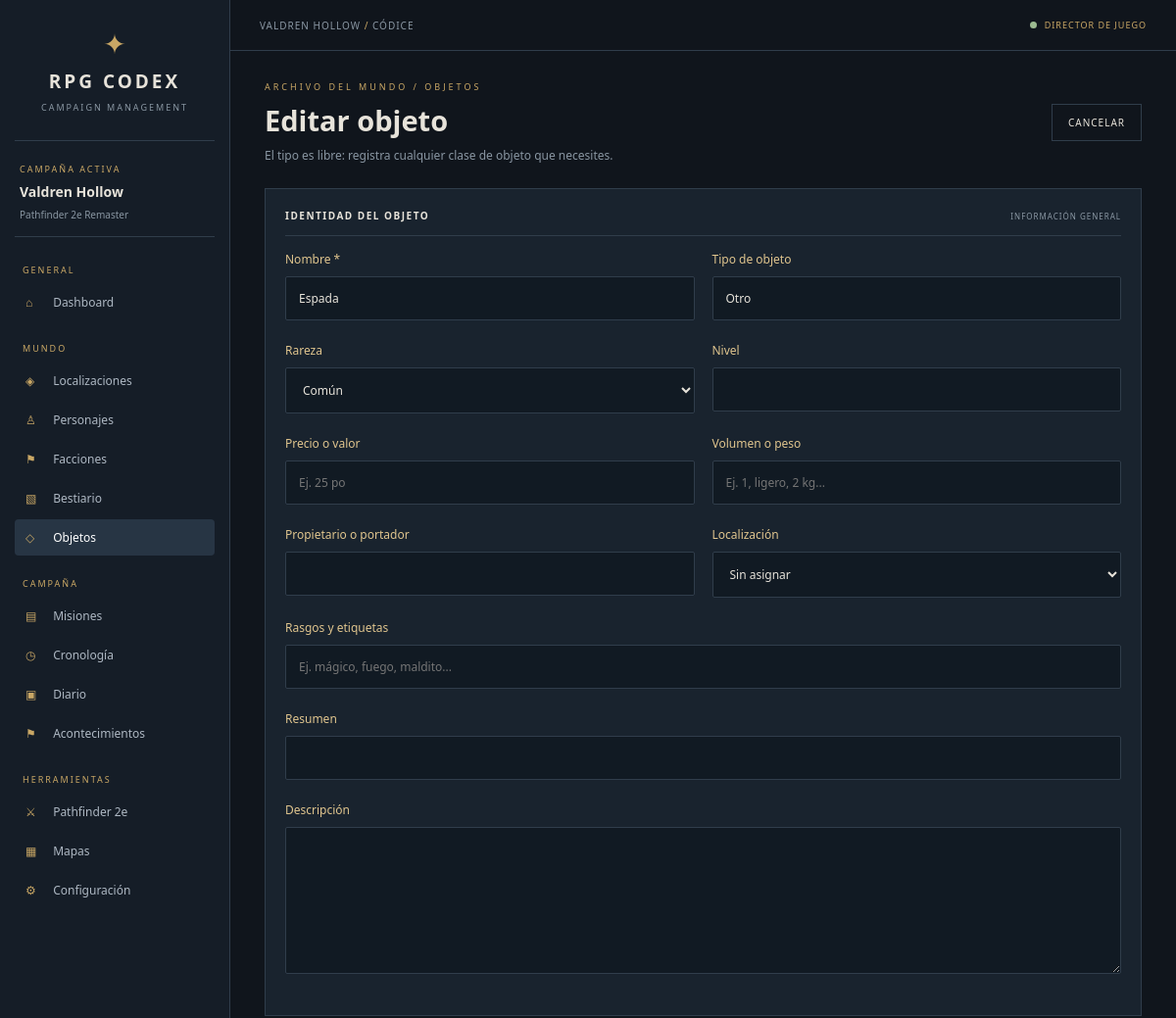
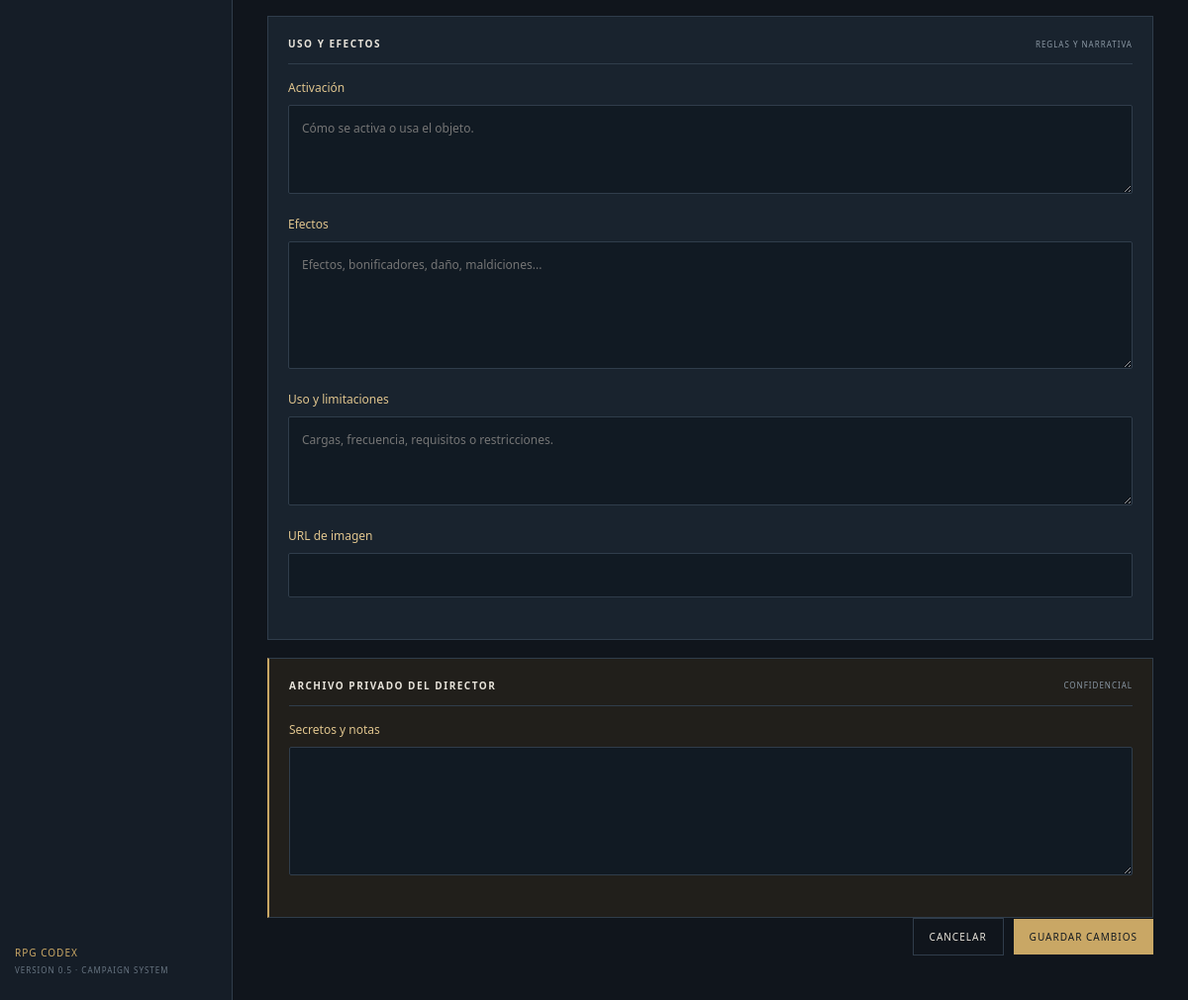
The app's page /items/1/edit with its own data (2 pictures, top to bottom).
### tables this page shows
CREATE TABLE items (
                id INTEGER PRIMARY KEY AUTOINCREMENT,
                campaign_id INTEGER NOT NULL,
                location_id INTEGER,
                name TEXT NOT NULL,
                item_type TEXT NOT NULL DEFAULT 'Otro',
                rarity TEXT NOT NULL DEFAULT 'Común',
                level INTEGER,
                price TEXT DEFAULT '',
                bulk TEXT DEFAULT '',
                traits TEXT DEFAULT '',
                summary TEXT DEFAULT '',
                description TEXT DEFAULT '',
                activation TEXT DEFAULT '',
                effects TEXT DEFAULT '',
                usage TEXT DEFAULT '',
                owner TEXT DEFAULT '',
                image_url TEXT DEFAULT '',
                secret_notes TEXT DEFAULT '',
                created_at TIMESTAMP DEFAULT CURRENT_TIMESTAMP,
                updated_at TIMESTAMP DEFAULT CURRENT_TIMESTAMP,
                FOREIGN KEY (campaign_id) REFERENCES campaigns(id)
                    ON DELETE CASCADE,
                FOREIGN KEY (location_id) REFERENCES locations(id)
                    ON DELETE SET NULL
            );

### app.py (the view, shortened to what this page needs)
@app.route("/items/<int:item_id>/edit", methods=["GET", "POST"])
def item_edit(item_id):
    campaign = get_campaign()
    db = get_db()
    item = get_item_or_404(item_id, campaign["id"])
    locations_for_form = character_locations(campaign["id"])
    return render_template("items/form.html", item=item, locations=locations_for_form)

### app.py (called while the page is built)
def get_campaign():
    return get_db().execute("SELECT * FROM campaigns ORDER BY id LIMIT 1").fetchone()

def character_locations(campaign_id):
    return get_db().execute("SELECT id, name FROM locations WHERE campaign_id = ? ORDER BY name COLLATE NOCASE", (campaign_id,)).fetchall()

def get_item_or_404(item_id, campaign_id):
    item = get_db().execute("SELECT * FROM items WHERE id = ? AND campaign_id = ?", (item_id, campaign_id)).fetchone()
    if item is None:
        abort(404)
    return item

### database.py (called while the page is built)
def get_db():
    if "db" not in g:
        DATABASE_DIR.mkdir(parents=True, exist_ok=True)
        g.db = sqlite3.connect(DATABASE_PATH)
        g.db.row_factory = sqlite3.Row
        g.db.execute("PRAGMA foreign_keys = ON")
    return g.db

### templates/items/form.html (shortened to what this page needs)
{% extends "base.html" %}
{% block content %}
<div class="page-title-row"><div><div class="eyebrow">ARCHIVO DEL MUNDO / OBJETOS</div><h2>{% if item %}Editar objeto{% else %}Nuevo objeto{% endif %}</h2><p>El tipo es libre: registra cualquier clase de objeto que necesites.</p></div><a href="{% if item %}{{ url_for('item_detail', item_id=item['id']) }}{% else %}{{ url_for('items') }}{% endif %}" class="secondary-button">CANCELAR</a></div>
<form method="POST" class="editor-form"><section class="content-panel"><div class="panel-heading"><h3>IDENTIDAD DEL OBJETO</h3><span>INFORMACIÓN GENERAL</span></div><div class="form-grid"><div class="form-group"><label for="name">Nombre *</label><input id="name" name="name" required maxlength="150" value="{{ item['name'] if item else '' }}"></div><div class="form-group"><label for="item_type">Tipo de objeto</label><input id="item_type" name="item_type" maxlength="100" list="item-types" value="{{ item['item_type'] if item else 'Otro' }}"><datalist id="item-types"><option>Arma</option><option>Armadura</option><option>Consumible</option><option>Herramienta</option><option>Objeto mágico</option><option>Reliquia</option><option>Tesoro</option><option>Documento</option><option>Ingrediente</option></datalist></div><div class="form-group"><label for="rarity">Rareza</label><select id="rarity" name="rarity">{% set rarity=item['rarity'] if item else 'Común' %}{% for value in ['Común','Poco común','Raro','Único','Artefacto'] %}<option {% if value == rarity %}selected{% endif %}>{{ value }}</option>{% endfor %}</select></div><div class="form-group"><label for="level">Nivel</label><input id="level" name="level" type="number" value="{{ item['level'] if item and item['level'] is not none else '' }}"></div><div class="form-group"><label for="price">Precio o valor</label><input id="price" name="price" value="{{ item['price'] if item else '' }}" placeholder="Ej. 25 po"></div><div class="form-group"><label for="bulk">Volumen o peso</label><input id="bulk" name="bulk" value="{{ item['bulk'] if item else '' }}" placeholder="Ej. 1, ligero, 2 kg..."></div><div class="form-group"><label for="owner">Propietario o portador</label><input id="owner" name="owner" value="{{ item['owner'] if item else '' }}"></div><div class="form-group"><label for="location_id">Localización</label><select id="location_id" name="location_id"><option value="">Sin asignar</option>{% for location in locations %}<option value="{{ location['id'] }}" {% if item and item['location_id'] == location['id'] %}selected{% endif %}>{{ location['name'] }}</option>{% endfor %}</select></div></div><div class="form-group"><label for="traits">Rasgos y etiquetas</label><input id="traits" name="traits" value="{{ item['traits'] if item else '' }}" placeholder="Ej. mágico, fuego, maldito..."></div><div class="form-group"><label for="summary">Resumen</label><input id="summary" name="summary" maxlength="300" value="{{ item['summary'] if item else '' }}"></div><div class="form-group"><label for="description">Descripción</label><textarea id="description" name="description" rows="6">{{ item['description'] if item else '' }}</textarea></div></section><section class="content-panel compendium-form-panel"><div class="panel-heading"><h3>USO Y EFECTOS</h3><span>REGLAS Y NARRATIVA</span></div><div class="form-group"><label for="activation">Activación</label><textarea id="activation" name="activation" rows="3" placeholder="Cómo se activa o usa el objeto.">{{ item['activation'] if item else '' }}</textarea></div><div class="form-group"><label for="effects">Efectos</label><textarea id="effects" name="effects" rows="5" placeholder="Efectos, bonificadores, daño, maldiciones...">{{ item['effects'] if item else '' }}</textarea></div><div class="form-group"><label for="usage">Uso y limitaciones</label><textarea id="usage" name="usage" rows="3" placeholder="Cargas, frecuencia, requisitos o restricciones.">{{ item['usage'] if item else '' }}</textarea></div><div class="form-group"><label for="image_url">URL de imagen</label><input id="image_url" name="image_url" type="url" value="{{ item['image_url'] if item else '' }}"></div></section><section class="content-panel private-field compendium-form-panel"><div class="panel-heading"><h3>ARCHIVO PRIVADO DEL DIRECTOR</h3><span>CONFIDENCIAL</span></div><div class="form-group"><label for="secret_notes">Secretos y notas</label><textarea id="secret_notes" name="secret_notes" rows="5">{{ item['secret_notes'] if item else '' }}</textarea></div></section><div class="form-actions"><a href="{% if item %}{{ url_for('item_detail', item_id=item['id']) }}{% else %}{{ url_for('items') }}{% endif %}" class="secondary-button">CANCELAR</a><button class="primary-button" type="submit">{% if item %}GUARDAR CAMBIOS{% else %}CREAR OBJETO{% endif %}</button></div></form>
{% endblock %}

### static/css/style.css (style rules this page uses)
:root { --background: #10151c; --sidebar: #151d27; --panel: #19232e; --panel-hover: #202e3b; --border: #303d4b; --gold: #c9a765; --gold-light: #e0c58e; --text: #e7e3da; --muted: #8996a2; --green: #9cba91; }
* { margin: 0; padding: 0; box-sizing: border-box; }
body { background: var(--background); color: var(--text); font-family: "Segoe UI", sans-serif; }
a { text-decoration: none; color: inherit; }
.eyebrow { color: var(--gold); font-size: 9px; letter-spacing: 3px; }
.primary-button, .secondary-button { padding: 10px 14px; font-size: 9px; letter-spacing: 1px; }
.primary-button { background: var(--gold); color: #151b21; }
.secondary-button { border: 1px solid #8996a2; color: white; }
.content-panel { background: var(--panel); border: 1px solid var(--border); padding: 20px; }
.panel-heading { display: flex; align-items: center; justify-content: space-between; gap: 10px; padding-bottom: 13px; border-bottom: 1px solid var(--border); margin-bottom: 15px; }
.panel-heading h3 { font-size: 10px; letter-spacing: 1.5px; }
.panel-heading span, .panel-heading a { color: var(--muted); font-size: 8px; letter-spacing: 1px; }
.page-title-row { display: flex; justify-content: space-between; align-items: center; gap: 20px; margin-bottom: 25px; }
.page-title-row h2 { font-size: 29px; margin: 8px 0; }
.page-title-row p { color: var(--muted); font-size: 12px; }
.primary-button, .secondary-button, .danger-button { display: inline-block; border: none; cursor: pointer; font-family: inherit; padding: 11px 16px; font-size: 10px; letter-spacing: 1px; }
.secondary-button { background: transparent; border: 1px solid var(--border); color: var(--text); }
.editor-form { max-width: 900px; }
.form-group { display: flex; flex-direction: column; gap: 9px; margin-bottom: 22px; }
.form-group label { font-size: 12px; color: var(--gold-light); }
.form-group input, .form-group select, .form-group textarea { width: 100%; background: #111a23; color: var(--text); border: 1px solid var(--border); padding: 13px; font-family: inherit; font-size: 12px; outline: none; border-radius: 2px; }
.form-group textarea { resize: vertical; line-height: 1.7; }
.private-field { border-left: 2px solid var(--gold); background: #211f1b; }
.form-actions, .detail-actions { display: flex; justify-content: flex-end; align-items: center; gap: 10px; }
.form-grid { display: grid; grid-template-columns: repeat(2, minmax(0, 1fr)); gap: 0 18px; }

### static/css/compendium.css (style rules this page uses)
.compendium-form-panel { margin-top:18px; }

### records on screen
items: name "Espada", item_type "Otro", rarity "Común"
